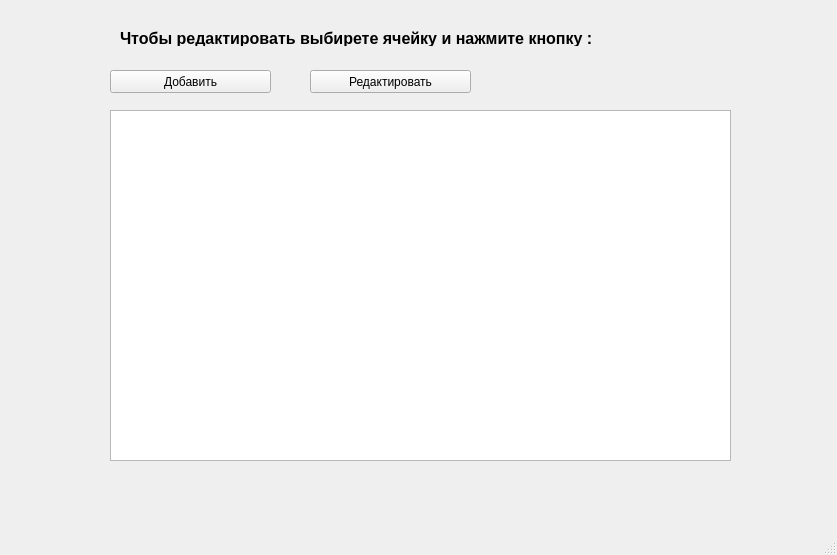
<?xml version="1.0" encoding="UTF-8"?>
<ui version="4.0">
 <class>MainWindow</class>
 <widget class="QMainWindow" name="MainWindow">
  <property name="geometry">
   <rect>
    <x>0</x>
    <y>0</y>
    <width>837</width>
    <height>555</height>
   </rect>
  </property>
  <property name="windowTitle">
   <string>MainWindow</string>
  </property>
  <widget class="QWidget" name="centralwidget">
   <widget class="QTableWidget" name="tableWidget">
    <property name="geometry">
     <rect>
      <x>110</x>
      <y>110</y>
      <width>621</width>
      <height>351</height>
     </rect>
    </property>
   </widget>
   <widget class="QPushButton" name="add_btn">
    <property name="geometry">
     <rect>
      <x>110</x>
      <y>70</y>
      <width>161</width>
      <height>23</height>
     </rect>
    </property>
    <property name="text">
     <string>Добавить</string>
    </property>
   </widget>
   <widget class="QPushButton" name="redact_btn">
    <property name="geometry">
     <rect>
      <x>310</x>
      <y>70</y>
      <width>161</width>
      <height>23</height>
     </rect>
    </property>
    <property name="text">
     <string>Редактировать</string>
    </property>
   </widget>
   <widget class="QLabel" name="label_2">
    <property name="geometry">
     <rect>
      <x>120</x>
      <y>30</y>
      <width>511</width>
      <height>16</height>
     </rect>
    </property>
    <property name="font">
     <font>
      <pointsize>12</pointsize>
      <weight>75</weight>
      <bold>true</bold>
     </font>
    </property>
    <property name="text">
     <string>Чтобы редактировать выбирете ячейку и нажмите кнопку :</string>
    </property>
   </widget>
  </widget>
  <widget class="QMenuBar" name="menubar">
   <property name="geometry">
    <rect>
     <x>0</x>
     <y>0</y>
     <width>837</width>
     <height>21</height>
    </rect>
   </property>
  </widget>
  <widget class="QStatusBar" name="statusbar"/>
 </widget>
 <resources/>
 <connections/>
</ui>
